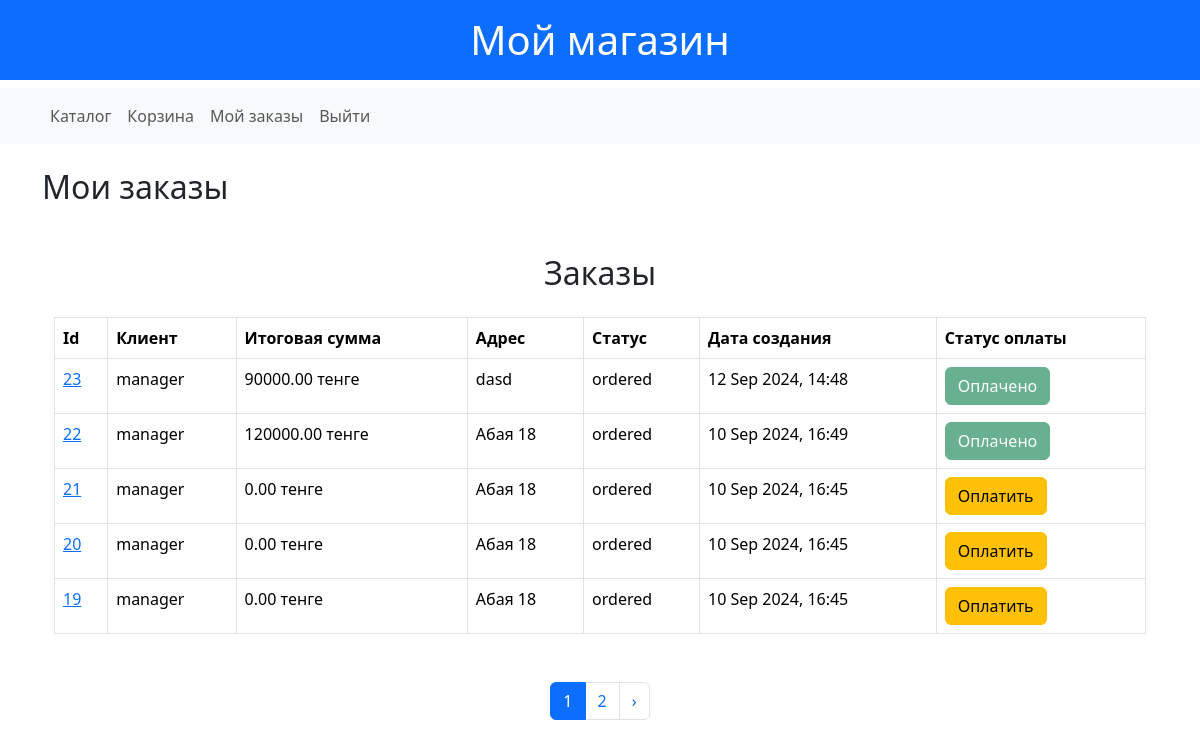
The app's page /my-orders/ (signed in) with its own data.
### shop/models.py (models this page shows, shortened)
class Order(models.Model):
    STATUS_CHOICES = [
        ('ordered', 'Заказан'),
        ('shipped', 'Отправлен'),
        ('received', 'Получен'),
        ('canceled', 'Отменен'),
        ('returned', 'Возвращен'),
    ]
    user = models.ForeignKey(User, on_delete=models.CASCADE, related_name='orders')
    total_price = models.DecimalField(max_digits=10, decimal_places=2)
    address = models.CharField(max_length=255)
    status = models.CharField(max_length=10, choices=STATUS_CHOICES, default='ordered')
    payment_status = models.BooleanField(default=False)
    created_at = models.DateTimeField(auto_now_add=True)
    objects = OrderManager()
    class Meta:
        verbose_name = "Заказ"
        verbose_name_plural = "Заказы"

### shop/views.py (the view)
# urls.py: path('my-orders/', UserOrdersView.as_view(), name='user_orders')
class UserOrdersView(LoginRequiredMixin, ListView):
    model = Order
    template_name = 'order/user_orders.html'
    context_object_name = 'orders'
    paginate_by = 5
    def get_queryset(self):
        return Order.objects.filter(user=self.request.user).order_by('-created_at')

### shop/templates/order/user_orders.html (shortened to what this page needs)
{% extends 'shop/base.html' %}
{% block content %}
    <h2>Мои заказы</h2>
    {% if orders %}
    <div class="container mt-5">
        <h2 class="text-center mb-4">Заказы</h2>
        <table class="table table-bordered table-hover">
            <thead class="thead-light">
                <tr>
                    <th scope="col">Id</th>
                    <th scope="col">Клиент</th>
                    <th scope="col">Итоговая сумма</th>
                    <th scope="col">Адрес</th>
                    <th scope="col">Статус</th>
                    <th scope="col">Дата создания</th>
                    <th scope="col">Статус оплаты</th>
                </tr>
            </thead>
            <tbody>
                {% for order in orders %}
                    <tr>
                        <td><a href="{% url 'update_order' order.pk %}">{{ order.pk }}</a></td>
                        <td>{{ order.user.username }}</td>
                        <td>{{ order.total_price }} тенге</td>
                        <td>{{ order.address }}</td>
                        <td>{{ order.status }}</td>
                        <td>{{ order.created_at|date:"d M Y, H:i" }}</td>
                        <td>
                            {% if not order.payment_status %}
                                <a href="{% url 'payment' order.pk %}" class="btn btn-warning">Оплатить</a>
                            {% else %}
                                <button class="btn btn-success" disabled>Оплачено</button>
                            {% endif %}
                        </td>
                    </tr>
                {% endfor %}
            </tbody>
        </table>
        <div class="pagination justify-content-center mt-5">
            <ul class="pagination">
                {% for num in page_obj.paginator.page_range %}
                    {% if num > page_obj.number|add:-2 and num < page_obj.number|add:2 %}
                        {% if page_obj.number == num %}
                            <li class="page-item active">
                                <span class="page-link">{{ num }}</span>
                            </li>
                        {% else %}
                            <li class="page-item">
                                <a class="page-link" href="?page={{ num }}">{{ num }}</a>
                            </li>
                        {% endif %}
                    {% endif %}
                {% endfor %}
                {% if page_obj.has_next %}
                    <li class="page-item">
                        <a class="page-link" href="?page={{ page_obj.next_page_number }}">&rsaquo;</a>
                    </li>
                {% endif %}
            </ul>
        </div>
    </div>
    {% else %}
        <p>У вас пока нет заказов.</p>
    {% endif %}
{% endblock %}

### records on screen
Order: pk "23", user.username "manager", total_price "90000.00", address "dasd", status "ordered", created_at "12 Sep 2024, 14:48", payment_status "Оплачено"
Order: pk "22", user.username "manager", total_price "120000.00", address "Абая 18", status "ordered", created_at "10 Sep 2024, 16:49", payment_status "Оплачено"
Order: pk "21", user.username "manager", total_price "0.00", address "Абая 18", status "ordered", created_at "10 Sep 2024, 16:45", payment_status "Оплатить"
Order: pk "20", user.username "manager", total_price "0.00", address "Абая 18", status "ordered", created_at "10 Sep 2024, 16:45", payment_status "Оплатить"
Order: pk "19", user.username "manager", total_price "0.00", address "Абая 18", status "ordered", created_at "10 Sep 2024, 16:45", payment_status "Оплатить"

### other values on screen
{{ num }} "1"
{{ num }} "2"
